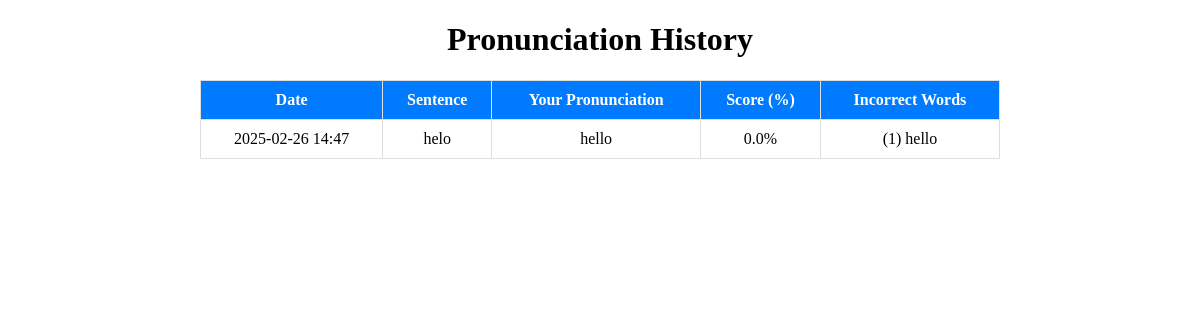
The app's page /history (signed in), older data.
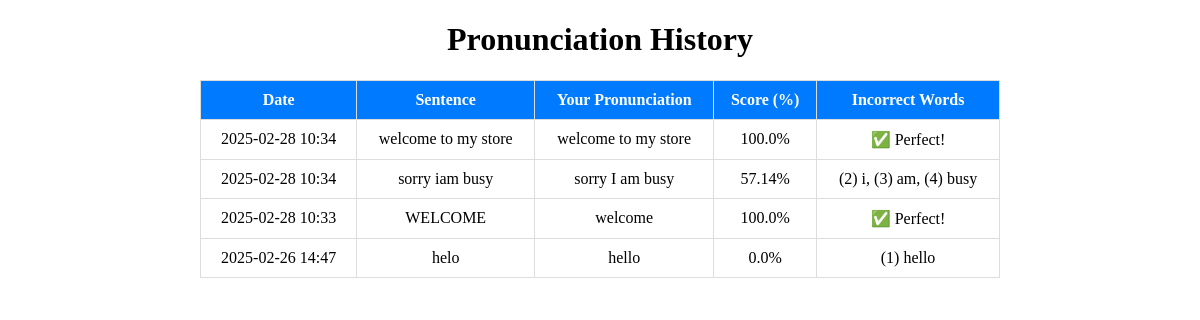
The same page, newer data.
### app.py (models this page shows)
class PronunciationHistory(db.Model):
    id = db.Column(db.Integer, primary_key=True)
    user_id = db.Column(db.Integer, db.ForeignKey('user.id'), nullable=False)
    sentence = db.Column(db.Text, nullable=False)
    transcript = db.Column(db.Text, nullable=False)
    similarity_score = db.Column(db.Float, nullable=False)
    incorrect_words = db.Column(db.Text, nullable=True)
    timestamp = db.Column(db.DateTime, default=db.func.current_timestamp())
    user = db.relationship('User', backref=db.backref('history', lazy=True))

### app.py (the view)
@app.route('/history')
@login_required
def history():
    if 'user_id' not in session:
        flash('Please log in to view your history.', 'danger')
        return redirect(url_for('login'))
    user_history = PronunciationHistory.query.filter_by(user_id=session['user_id']).order_by(PronunciationHistory.timestamp.desc()).all()
    return render_template('history.html', history=user_history)

### app.py (called while the page is built)
def login_required(f):
    @wraps(f)
    def decorated_function(*args, **kwargs):
        if 'user_id' not in session:
            if request.endpoint != 'login':  # Prevent infinite redirect
                flash('Please log in to access this page.', 'danger')
                return redirect(url_for('login'))
        return f(*args, **kwargs)
    return decorated_function

### templates/history.html (shortened to what this page needs)
<!DOCTYPE html>
<html lang="en">
<head>
    <link rel="stylesheet" href="{{ url_for('static', filename='history.css') }}">
</head>
<body>
    <div class="container">
        <h1>Pronunciation History</h1>
        <table>
            <thead>
                <tr>
                    <th>Date</th>
                    <th>Sentence</th>
                    <th>Your Pronunciation</th>
                    <th>Score (%)</th>
                    <th>Incorrect Words</th>
                </tr>
            </thead>
            <tbody>
                {% for entry in history %}
                <tr>
                    <td>{{ entry.timestamp.strftime('%Y-%m-%d %H:%M') }}</td>
                    <td>{{ entry.sentence }}</td>
                    <td>{{ entry.transcript }}</td>
                    <td>{{ entry.similarity_score|round(2) }}%</td>
                    <td>{{ entry.incorrect_words if entry.incorrect_words else "✅ Perfect!" }}</td>
                </tr>
                {% endfor %}
            </tbody>
        </table>
    </div>
</body>
</html>

### static/history.css (style rules this page uses)
.container { max-width: 800px; margin: 20px auto; text-align: center; }
table { width: 100%; border-collapse: collapse; margin-top: 20px; }
th, td { border: 1px solid #ddd; padding: 10px; }
th { background-color: #007BFF; color: white; }

Row changes from the older to the newer data that the page shows:
added PronunciationHistory: timestamp "2025-02-28 10:34", sentence "welcome to my store", transcript "welcome to my store", similarity_score "100.0", incorrect_words "✅ Perfect!"
added PronunciationHistory: timestamp "2025-02-28 10:34", sentence "sorry iam busy", transcript "sorry I am busy", similarity_score "57.14", incorrect_words "(2) i, (3) am, (4) busy"
added PronunciationHistory: timestamp "2025-02-28 10:33", sentence "WELCOME", transcript "welcome", similarity_score "100.0", incorrect_words "✅ Perfect!"
